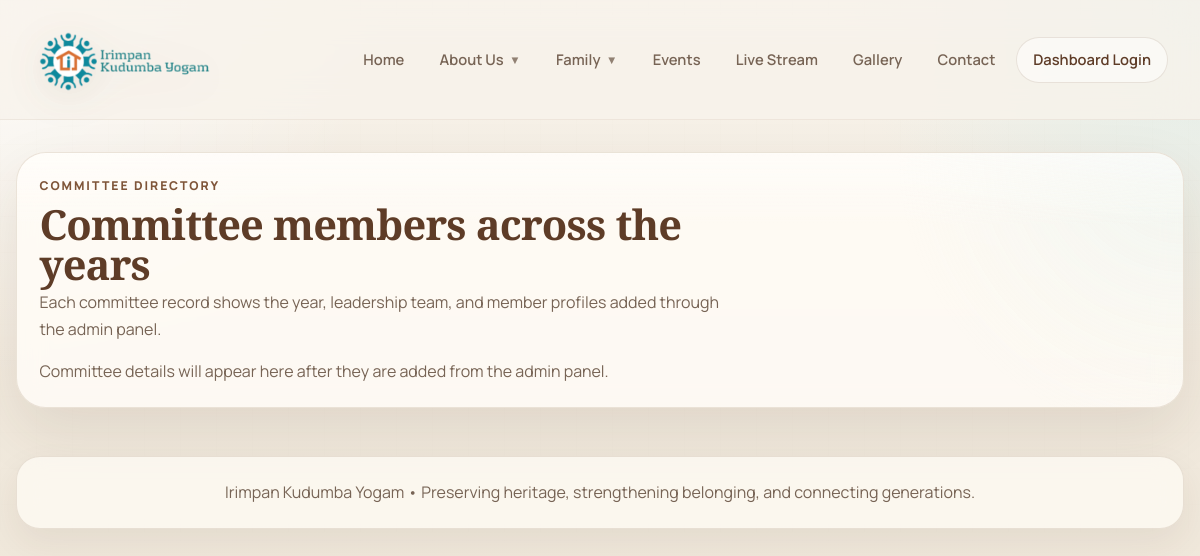
Page /committee-members/ on the earlier database version.
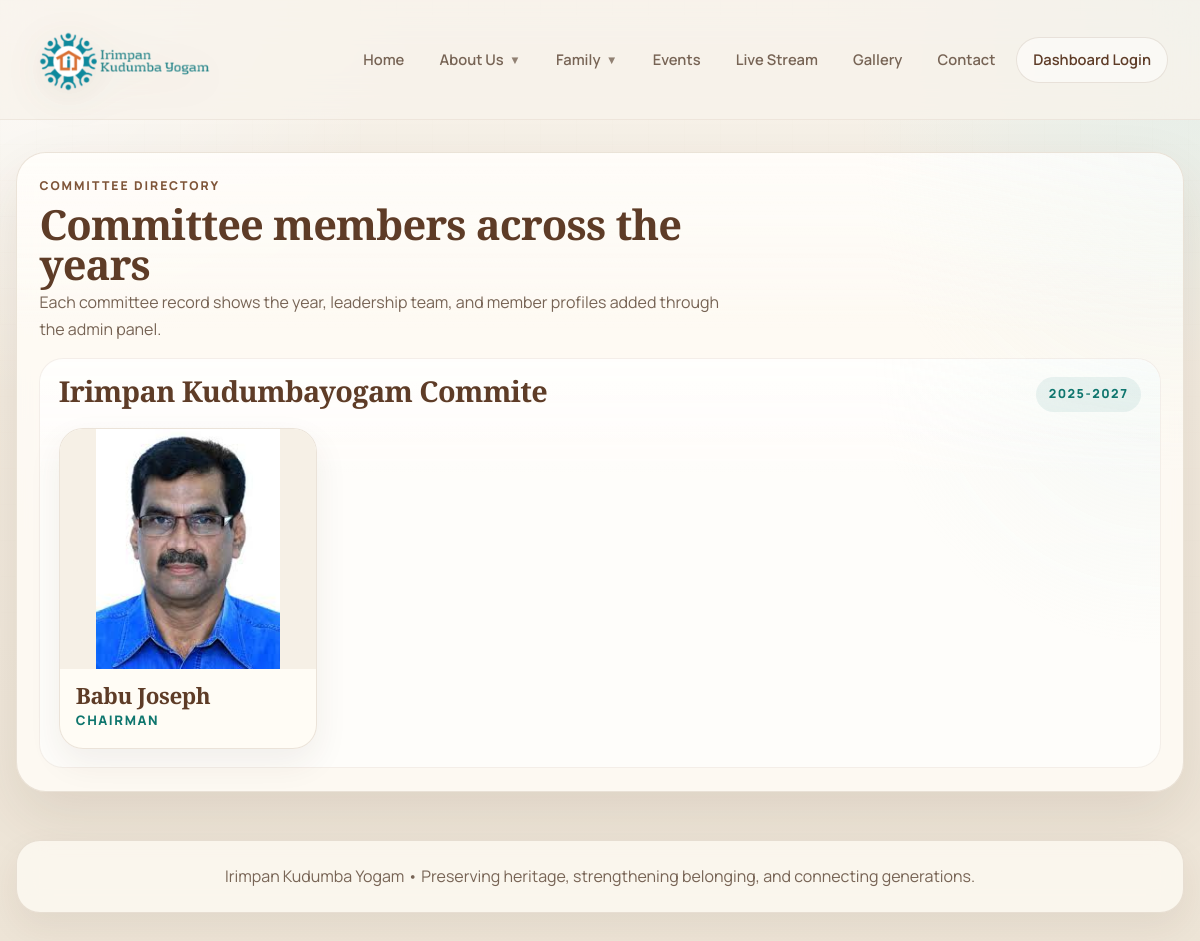
Same page on the later database version.
### tree/models.py (models this page shows, shortened)
class Committee(models.Model):
    year = models.CharField(max_length=40, unique=True)
    title = models.CharField(max_length=200)
    description = models.TextField(blank=True)
    is_active = models.BooleanField(default=True)
    created_at = models.DateTimeField(auto_now_add=True)
    updated_at = models.DateTimeField(auto_now=True)
    class Meta:
        ordering = ['-year', '-updated_at', '-id']

class CommitteeMember(models.Model):
    committee = models.ForeignKey(Committee, on_delete=models.CASCADE, related_name='members')
    person = models.ForeignKey(Person, null=True, blank=True, on_delete=models.SET_NULL, related_name='committee_roles')
    name = models.CharField(max_length=200)
    position = models.CharField(max_length=200)
    photo = models.ImageField(upload_to='committee/', null=True, blank=True)
    bio = models.TextField(blank=True)
    sort_order = models.PositiveIntegerField(default=0)
    created_at = models.DateTimeField(auto_now_add=True)
    updated_at = models.DateTimeField(auto_now=True)
    class Meta:
        ordering = ['sort_order', 'position', 'name', 'id']
    @property
    def display_photo(self):
        if self.photo:
            return self.photo
        if self.person and self.person.photo:
            return self.person.photo
        return None

### tree/views.py (the view)
# urls.py: path('committee-members/', views.committee_members, name='committee_members'),
def committee_members(request):
    committees = Committee.objects.filter(is_active=True).prefetch_related('members__person').all()
    return render(request, 'tree/committee_members.html', {
        'committees': committees,
    })

### tree/context_processors.py (called while the page is built)
def navigation_context(request):
    return live_stream_context(request)

### tree/models.py (called while the page is built, shortened)
    @property
    def youtube_video_id(self):
        url = (self.youtube_url or '').strip()
        if not url:
            return ''
        parsed = urlparse(url)
        host = (parsed.netloc or '').lower()
        if 'youtu.be' in host:
            return parsed.path.strip('/').split('/')[0]
        if 'youtube.com' in host:
            if parsed.path == '/watch':
                return parse_qs(parsed.query).get('v', [''])[0]
        return ''

    @property
    def embed_url(self):
        video_id = self.youtube_video_id
        if not video_id:
            return ''
        return f'https://www.youtube.com/embed/{video_id}?autoplay=1&rel=0'

    @classmethod
    def increment(cls, key='public-site'):
        counter, _ = cls.objects.get_or_create(key=key)
        cls.objects.filter(pk=counter.pk).update(total_visits=F('total_visits') + 1)

### tree/views.py (called while the page is built)
def _valid_live_streams():
    streams = []
    for stream in LiveStreamSettings.objects.order_by('-is_active', '-updated_at', '-id'):
        if not stream.embed_url:
            continue
        streams.append(stream)
    return streams

### tree/templates/tree/committee_members.html (shortened to what this page needs)
{% extends "tree/base.html" %}
{% block content %}
<div class="committee-page">
  <section class="committee-wrap">
    <div class="section-head" style="margin-bottom:1rem;">
      <div class="section-copy">
        <div class="section-kicker">Committee Directory</div>
        <h2 class="section-title" style="font-size:2.6rem;">Committee members across the years</h2>
        <p class="section-sub">Each committee record shows the year, leadership team, and member profiles added through the admin panel.</p>
      </div>
    </div>
    <div class="committee-years">
      {% for committee in committees %}
      <section class="committee-year-card">
        <div class="committee-year-head">
          <div class="committee-year-copy">
            <h3>{{ committee.title }}</h3>
          </div>
          <span class="committee-year-badge">{{ committee.year }}</span>
        </div>
        <div class="committee-grid">
          {% for member in committee.members.all %}
          <article class="committee-card">
            <div class="committee-photo">
              {% if member.display_photo %}
              <img src="{{ member.display_photo.url }}" alt="{{ member.name }}">
              {% else %}
              <div class="empty-photo">No Photo</div>
              {% endif %}
            </div>
            <div class="committee-body">
              <h3>{{ member.name }}</h3>
              <div class="committee-role">{{ member.position }}</div>
            </div>
          </article>
          {% empty %}
          <p class="muted">No committee members added for this year yet.</p>
          {% endfor %}
        </div>
      </section>
      {% empty %}
      <p class="muted">Committee details will appear here after they are added from the admin panel.</p>
      {% endfor %}
    </div>
  </section>
</div>
{% endblock %}

Differences in the rows shown:
added Committee: title "Irimpan Kudumbayogam Commite", year "2025-2027"
added CommitteeMember: display_photo (picture), name "Babu Joseph", position "CHAIRMAN"
Other differences:
text no longer shown: "Committee details will appear here after they are added from the admin panel."
